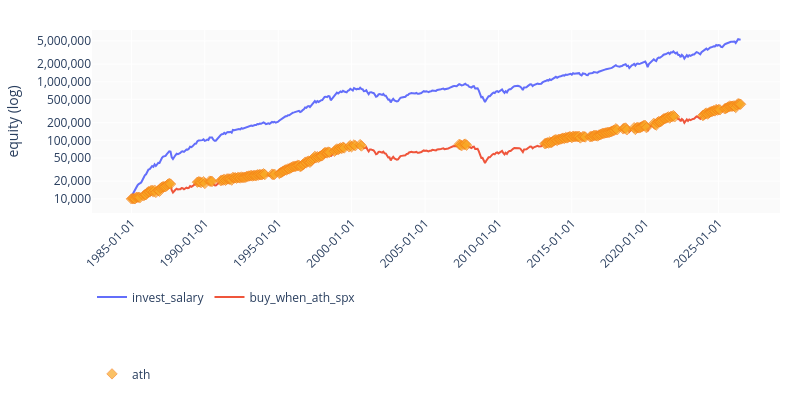

Here is the notebook cell this chart was saved with:
### Code cell
import importlib
import sys
from pathlib import Path

import pandas as pd
import plotly.io as pio
from IPython.display import display

# Interactive Plotly charts in Jupyter / VS Code / Cursor
pio.renderers.default = "plotly_mimetype+notebook_connected"

sys.path.insert(0, str(Path("..").resolve()))
sys.path.insert(0, str(Path(".").resolve()))

import plotter

importlib.reload(plotter)
from plotter import Scale, plot_research_price, plot_series

from engine import EntryType, latest_research_entries, steps_path

OUTCOMES_DIR = Path("../outcomes")
RESEARCH_NAME = "Investing at ATH"


def load_research(research: str = RESEARCH_NAME) -> dict[str, pd.DataFrame]:
    """Load steps for every experiment in the latest batch of `research`."""
    entries = latest_research_entries(OUTCOMES_DIR, research)
    outcomes = {}
    for entry in entries:
        key = entry.get("name") or entry["id"]
        outcomes[key] = pd.read_json(steps_path(OUTCOMES_DIR, entry), lines=True)
    return outcomes


outcomes = load_research()

# for name, steps in outcomes.items():
#     print(name)
#     display(steps)

plot_series(
    outcomes,
    "equity",
    journal=[#EntryType.DEPOSIT,
            EntryType.ORDER_FILLED,
            EntryType.INTEREST,
            EntryType.IS_ATH],
)

### Figure 1 — Plotly figure (JSON) as saved in the notebook; plotly's stock layout.template omitted (floating-point values rounded to 4 significant figures; data arrays with more than 128 entries replaced by an {"elided": "..."} marker saying what was removed)
{"data": [{"customdata": {"elided": "499 str values"}, "hovertemplate": "<b>invest_salary</b><br>equity: %{y:,.2f}%{customdata}<extra></extra>", "legend": "legend", "line": {"color": "#636EFA"}, "mode": "lines", "name": "invest_salary", "type": "scatter", "x": {"elided": "499 str values"}, "y": {"elided": "499 float values"}}, {"customdata": {"elided": "499 str values"}, "hovertemplate": "<b>buy_when_ath_spx</b><br>equity: %{y:,.2f}%{customdata}<extra></extra>", "legend": "legend", "line": {"color": "#EF553B"}, "mode": "lines", "name": "buy_when_ath_spx", "type": "scatter", "x": {"elided": "499 str values"}, "y": {"elided": "499 float values"}}, {"hoverinfo": "skip", "legend": "legend2", "legendgroup": "ath", "marker": {"color": "#f9a825", "line": {"color": "#f57f17", "width": 1}, "size": {"elided": "261 int values"}, "symbol": "diamond"}, "mode": "markers", "name": "ath", "showlegend": true, "textfont": {"color": "#f9a825", "size": 12}, "textposition": "top center", "type": "scatter", "x": {"elided": "261 str values"}, "y": {"elided": "261 float values"}}], "layout": {"height": 400, "hovermode": "x unified", "legend": {"orientation": "h", "x": 0, "y": -0.38, "yanchor": "top"}, "legend2": {"orientation": "h", "x": 0, "y": -0.8, "yanchor": "top"}, "margin": {"b": 140, "l": 60, "r": 20, "t": 30}, "paper_bgcolor": "#ffffff", "plot_bgcolor": "#fafafa", "width": 800, "xaxis": {"tickangle": -45, "tickformat": "%Y-%m-%d", "title": {}}, "yaxis": {"tickformat": ",.0f", "title": {"text": "equity (log)"}, "type": "log"}}}
